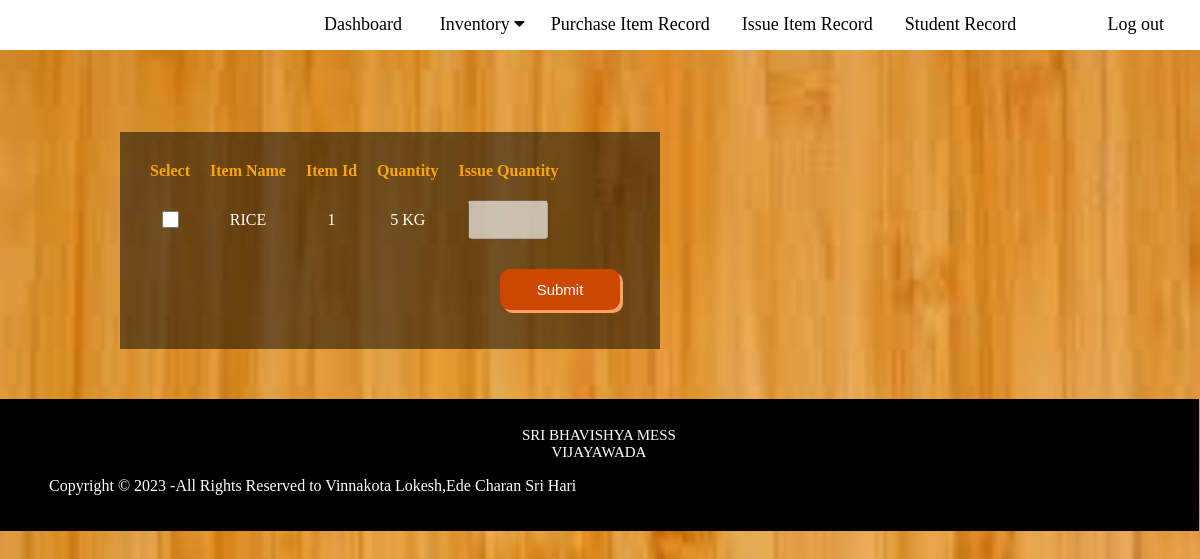
The page /issue.php on the database as committed earlier.
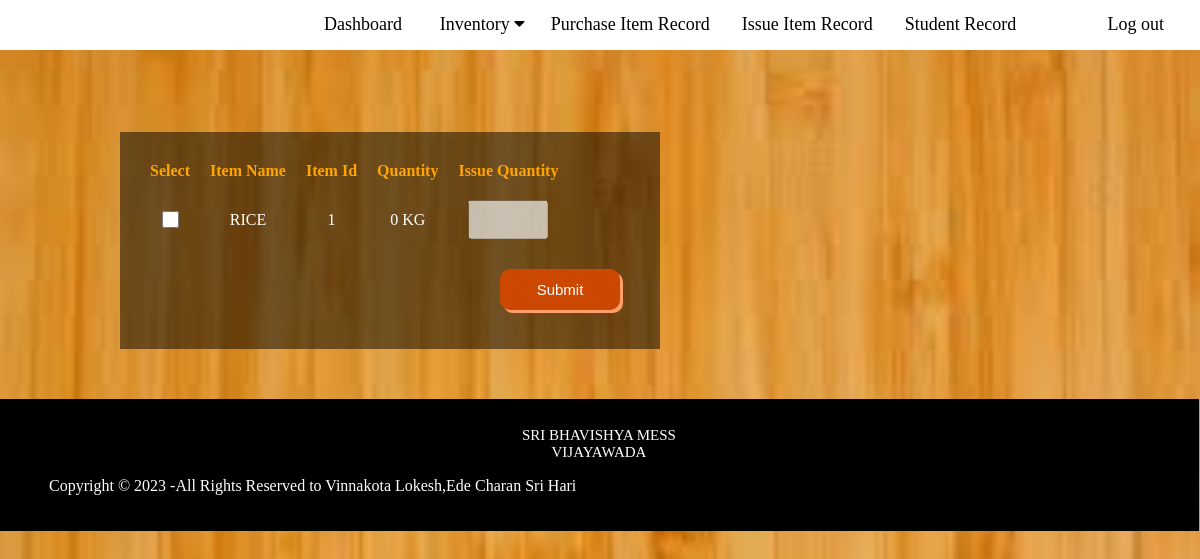
The same page on the database as committed later.
### tables this page shows
CREATE TABLE `stock` (
  `id` int(11) NOT NULL,
  `itemid` int(11) NOT NULL,
  `quantity` float NOT NULL,
  `qunit` varchar(11) NOT NULL
);

CREATE TABLE `item` (
  `id` int(11) NOT NULL,
  `itemname` varchar(200) NOT NULL
);

### issue.php (the view, shortened to what this page needs)
<?php
include("admindbconn.php");
?>
   <html>
    <head><title>issue item</title>
      <link type="text/css" rel="stylesheet" href="css/nav.css">
      <link rel="stylesheet" href="https://cdnjs.cloudflare.com/ajax/libs/font-awesome/4.7.0/css/font-awesome.min.css">
      <link type="text/css" rel="stylesheet" href="css/sc.css">
    </head>
<body>
<div class="navbar"  style="margin-top:-18px; width:100%; position: -webkit-sticky;position: sticky; top: 0px;">
 <ul>
  <a href="home.php">Dashboard</a>
  <div class="dropdown">
    <button class="dropbtn">Inventory
      <i class="fa fa-caret-down"></i>
    </button>
    </div>
     <a href="purchaserecord.php">Purchase Item Record</a>
     <a href="issuerecord.php">Issue Item Record</a>
     <a href="studentrecord.php">Student Record</a>
     <a href="logout.php" style="float: right; margin-right: 20px;">Log out</a>
    </ul>
  </div>
   <form action="#" method="post" style="margin-left:10%; margin-top:100px;">
     <table>
          <tr>
            <th>Select</th>
            <th>Item Name</th>
            <th>Item Id</th>
            <th>Quantity</th>
            <th>Issue Quantity</th>
          </tr>
   <?php
                $sqlget = "SELECT c . * , p . *
                FROM stock c, item p
                WHERE c.itemid = p.id";
                $sqldata = mysqli_query($dbconn, $sqlget) or die('error getting');
            ?>
    <?php
                while($row = mysqli_fetch_array($sqldata, MYSQLI_ASSOC)) {
            ?>
            <tr>
                 <td><input type="checkbox" name="op[]" value= "<?php echo $row['itemid'];?>" style="width:17px; height:17px;"></td>
                 <td><?php echo strtoupper($row['itemname']);?> </td>
                 <td><?php echo strtoupper($row['itemid']);?> </td>
                 <td><?php echo strtoupper($row['quantity']);?> <?php echo strtoupper($row['qunit']);?> </td>
                 <td><input type="text" disabled='disabled' name="txt[]"/></td>
            </tr>
            <?php
                } ?>
        </table>
       <button class="button" style="vertical-align:middle;margin-left:10px" name="submit"><span>Submit</span></button>
    </form>
            <?php include 'footer.php'; ?>
    </body>
</html>

Rows that differ between the two databases and show on the page:
changed stock "KG": quantity "5" → "0"
